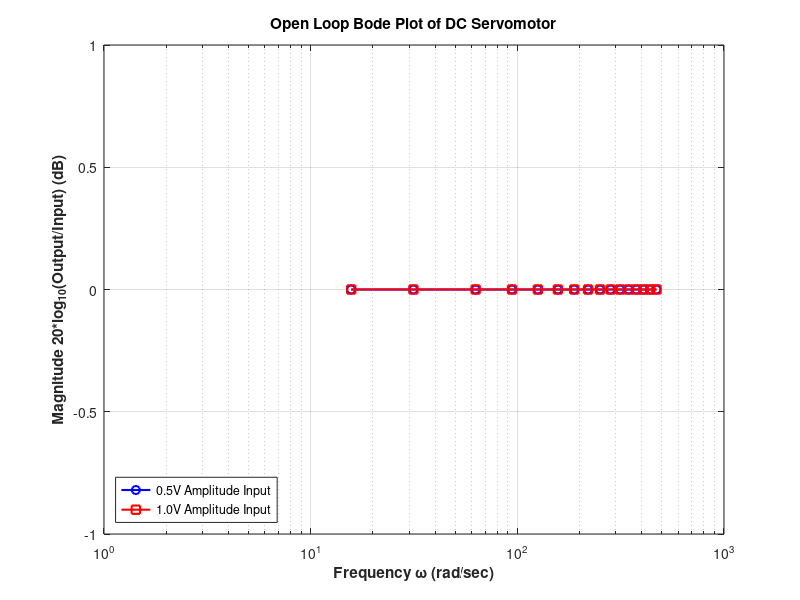

Here is the MATLAB script that generated this plot:
%% Lab 5 - System Identification Batch Processor
clear; close all; clc;

% Define the Sweep Parameters 
test_amps  = [0.5, 1.0];
test_freqs = [2.5, 5.0, 10.0, 15.0, 20.0, 25.0, 30.0, 35.0, ...
              40.0, 45.0, 50.0, 55.0, 60.0, 65.0, 70.0, 75.0];

Fs = 1000;           % Hz (Sampling Frequency)
Tdelay = 1.071;        % Seconds to skip for filter transient

% Pre-allocate arrays to hold the final dB values for plotting
Mag_dB_05V = zeros(1, length(test_freqs));
Mag_dB_10V = zeros(1, length(test_freqs));

fprintf('Starting Batch Process...\n');

%% Process Every File Automatically
for a_idx = 1:length(test_amps)
    Amp_in = test_amps(a_idx);
    
    for f_idx = 1:length(test_freqs)
        Freq_in = test_freqs(f_idx);
        
        % Construct the filename
        fname = sprintf('sweep_%.1fV_%.1fHz.txt', Amp_in, Freq_in);
        
        % Safety check
        if ~isfile(fname)
            warning('File %s not found! Skipping...', fname);
            continue;
        end
        
        % Read the data
        % Row 1 [Freq, Amp]. Row 2 to End is [Raw, Filtered]
        raw_data = readmatrix(fname);
        filt = raw_data(2:end, 2); % Grab all rows from row 2 downward, column 2
        
        % Slice the steady-state segment
        idx0 = floor(Tdelay * Fs) + 1;
        if idx0 > length(filt)
             warning('File %s is too short! Skipping...', fname);
             continue;
        end
        fseg = filt(idx0:end);
        
        % Mean subtraction and RMS calculation
        fseg0 = fseg - mean(fseg);
        Crms = sqrt(mean(fseg0.^2));
        
        % Calculate Amplitudes
        Camp = sqrt(2) * Crms;       % Output Peak Amplitude
        Out_PP = 2 * Camp;           % Output Peak-to-Peak (Requested by manual Table 1 & 2)
        In_PP  = 2 * Amp_in;         % Input Peak-to-Peak (Requested by manual Table 1 & 2)
        
        % Calculate Gain and dB
        Gain = Out_PP / In_PP;       % Ratio of output to input 
        Gain_dB = 20 * log10(Gain);  % Convert to dB
        
        % Store the result in the correct array for plotting
        if Amp_in == 0.5
            Mag_dB_05V(f_idx) = Gain_dB;
        elseif Amp_in == 1.0
            Mag_dB_10V(f_idx) = Gain_dB;
        end
        
        fprintf('Processed %s -> Gain: %.2f dB\n', fname, Gain_dB);
    end
end

%% 3. Generate the Bode Plot
% Convert frequencies from Hz to rad/sec for the X-axis
omega_rad_sec = test_freqs * 2 * pi;

figure('Name', 'DC Servomotor System Identification', 'Color', 'w');
% Plot 0.5V Sweep
semilogx(omega_rad_sec, Mag_dB_05V, 'bo-', 'LineWidth', 1.5, 'MarkerSize', 6, 'DisplayName', '0.5V Amplitude Input');
hold on;

% Plot 1.0V Sweep
semilogx(omega_rad_sec, Mag_dB_10V, 'rs-', 'LineWidth', 1.5, 'MarkerSize', 6, 'DisplayName', '1.0V Amplitude Input');

% Format the Plot
grid on;
xlabel('Frequency \omega (rad/sec)', 'FontWeight', 'bold');
ylabel('Magnitude 20*log_{10}(Output/Input) (dB)', 'FontWeight', 'bold');
title('Open Loop Bode Plot of DC Servomotor', 'FontWeight', 'bold');
legend('Location', 'southwest');

% Set X-limits to make it easy to read at omega = 1
xlim([1, 1000]);
